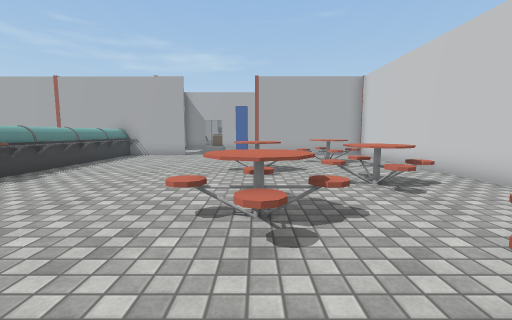
[1] (above)

24 first-person views from a walk through a Unity game level. The camera is 1.2 m above the floor, tilts 6° down and sees 90° across. The floor is counted in squares, 1 m on a side. Each view is taken from the middle of a square. On the plan, view 1 faces up. The plan holds only what a view shows up to about 12 squares ahead; the rest is blank. The place goes on beyond the plan. The player character is not drawn. Some animated figures are left out. Door leaves are left out, so doorways stand open. Some surface patterns are stand-ins.

[2]
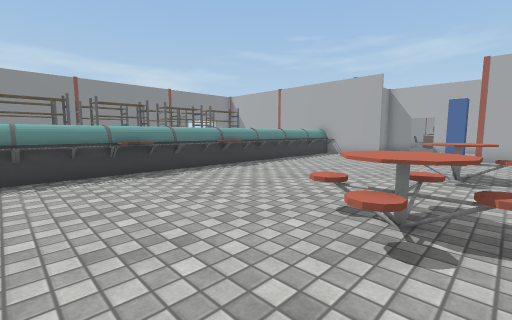

[3]
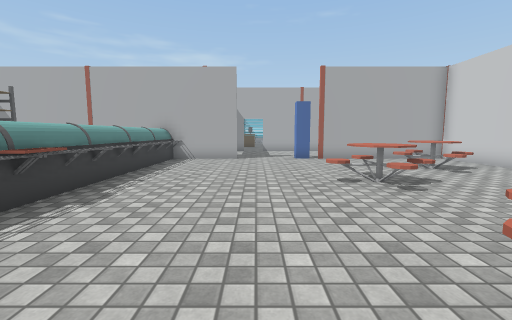

[4]
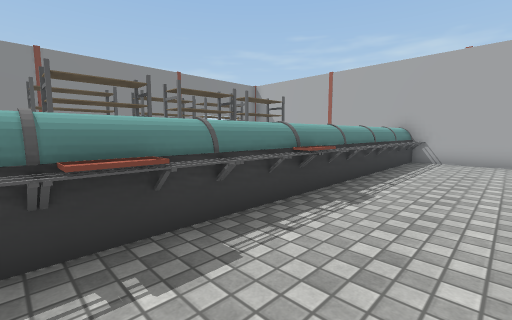

[5]
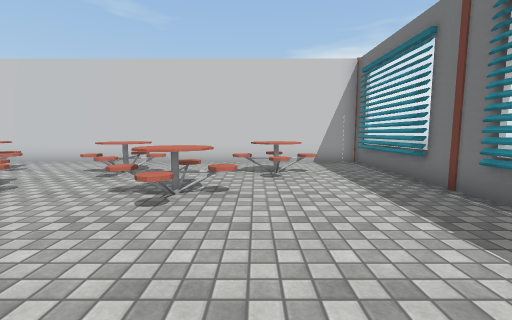

[6]
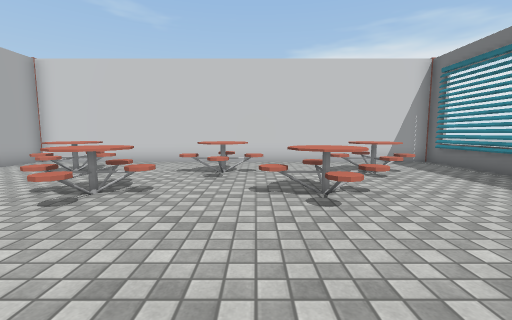

[7]
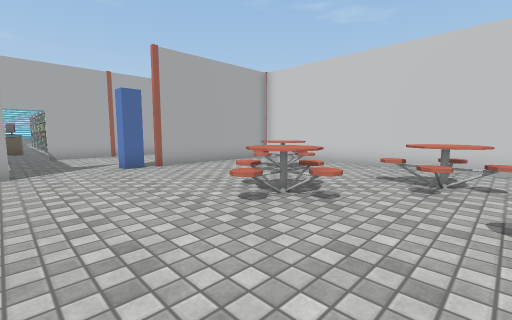

[8]
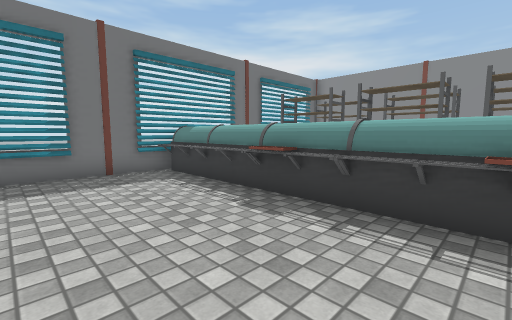

[9]
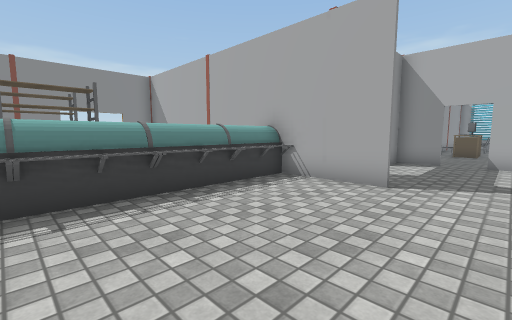

[10]
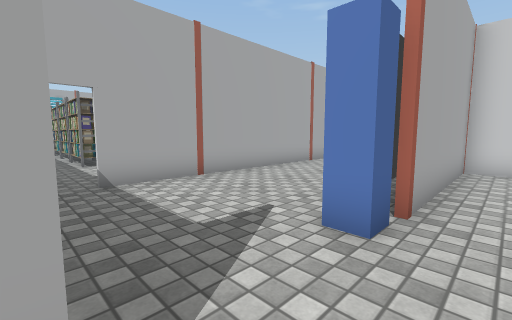

[11]
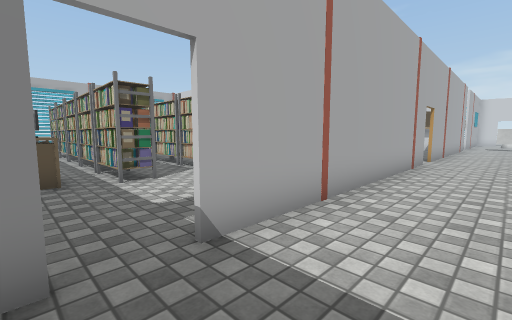

[12]
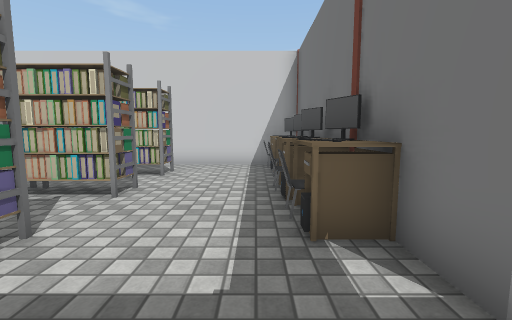

[13]
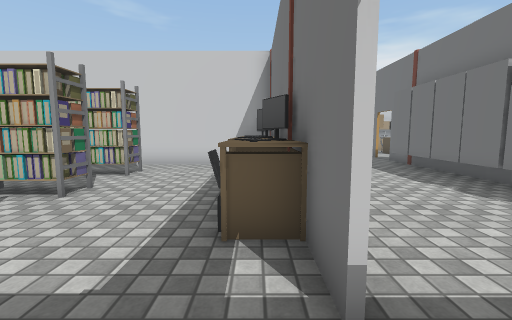

[14]
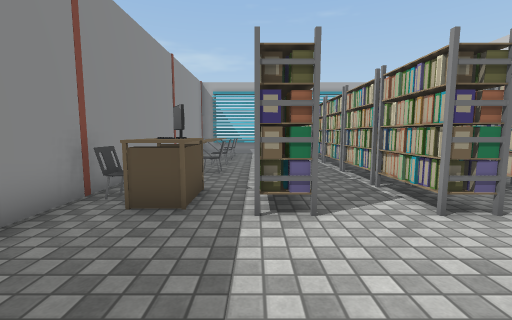

[15]
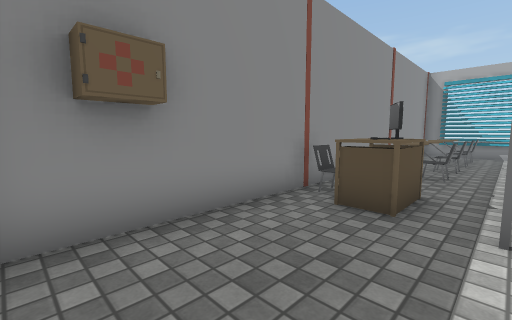

[16]
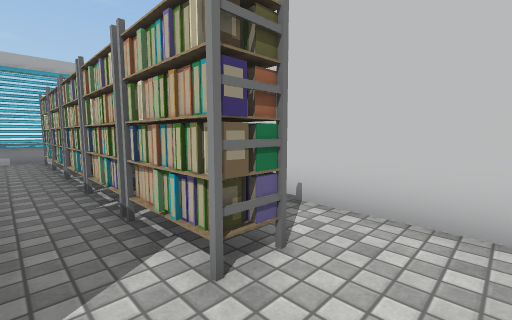

[17]
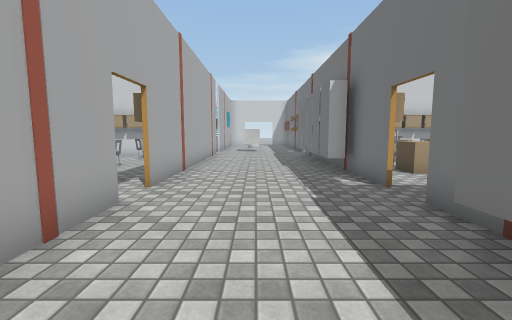

[18]
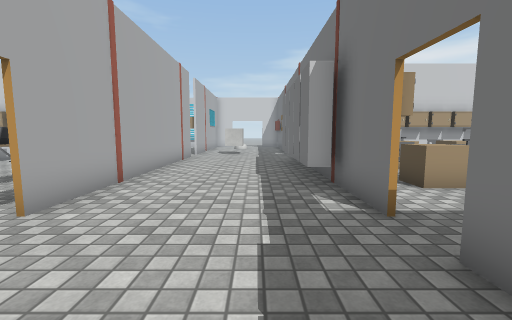

[19]
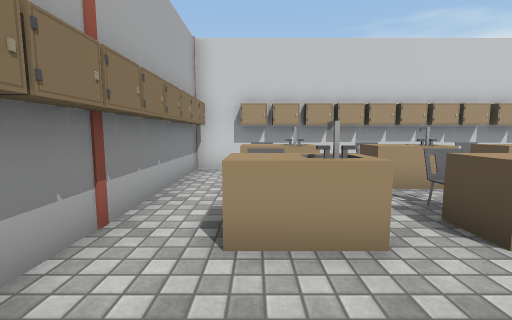

[20]
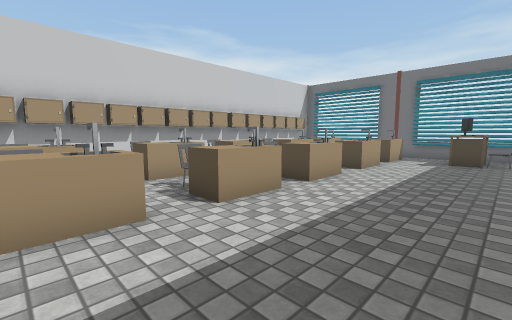

[21]
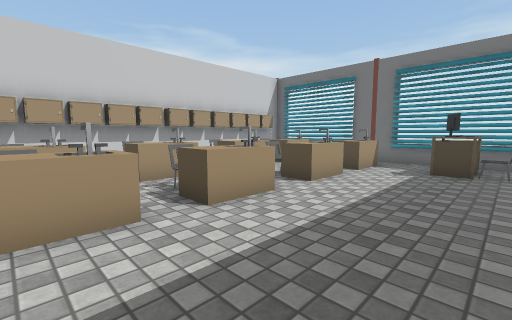

[22]
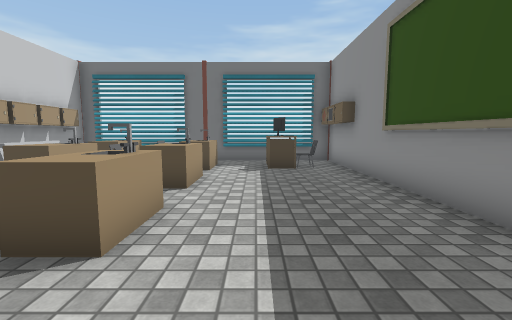

[23]
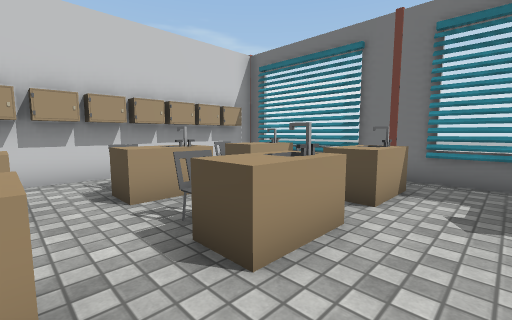

[24]
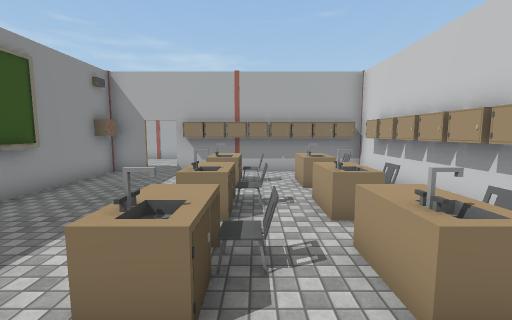

### Floor plan
Points are (right, up) in squares from view 1. A wall is a line through its corners. A room is listed if a view was taken in it or the views show most of it. See-through windows are left out.
Room 1 (views 1, 2, 3, 4, 5, 6, 7, 8, 9, 10)
walls: (-3.9, 14) (-13.2, 14); (-7.1, -2.2) (-2.9, -2.2); (-1, -2.2) (4.5, -2.2); (-11.5, -2.2) (-9.8, -2.2); (5.7, 0.5) (5.7, 14.1); (5.4, 14) (-0.1, 14)
ways out: opening at (5.5, -0.5) to room 2; open door at (-3, 14) to room 2; gap at (0, 14) to room 2
objects: other object (-14, 0) to (-13, 2); other object (-14, 3) to (-13, 5); other object (-14, 6) to (-13, 7); other object (-14, 8) to (-13, 10); other object (-11, 0) to (-11, 2); other object (-11, 3) to (-11, 5); other object (-11, 6) to (-11, 8); other object (-11, 9) to (-11, 10); other object (-8, -1) to (-7, 0); other object (-8, 1) to (-7, 2); other object (-8, 3) to (-7, 4); other object (-8, 5) to (-7, 6); other object (-8, 7) to (-7, 8); other object (-8, 9) to (-7, 10); other object (-8, 11) to (-7, 11); other object (-8, 12) to (-7, 13); other object (-7, 2) to (-7, 3); other object (-7, 6) to (-7, 7); other object (-1, 2) to (1, 5); other object (-1, 7) to (1, 9); other object (2, 0) to (4, 3); other object (2, 5) to (4, 7); other object (2, 10) to (4, 12)
Room 2 (views 11, 17, 18, 19, 20, 21, 22, 23, 24)
walls: (6.2, 9.9) (6.2, 8.9); (7.4, 14) (5.4, 14); (10.5, 14.8) (15.8, 14.8); (5.8, 6) (5.8, 0.5); (5.8, 14) (5.8, 9); (1.8, 14.1) (7.4, 14.1); (7.4, 19.3) (-2.6, 19.3); (1, 14.8) (5.8, 14.8); (16.5, 1.5) (16.5, 14); (17, 19.3) (8.5, 19.3); (8.5, -2.2) (12.1, -2.2); (6.5, -2.2) (7.8, -2.2); (4.5, -2.2) (5.5, -2.2); (15.6, -2.2) (16.5, -2.2); (-3.8, 19.3) (-5.2, 19.3)
low walls: (13, -2.2) (14, -2.2)
ways out: opening at (5.5, -0.5) to room 1; open door at (-3, 14) to room 1; gap at (0, 14) to room 1; opening at (-3, 19) to room 3; opening at (8, 19); open door at (-5, 17)
objects: other object (-1, 14) to (-1, 15); other object (6, -2); other object (6, -1); other object (6, 0); other object (7, 0); other object (8, -1); other object (8, 0); other object (9, 14); other object (10, 14); other object (11, -1) to (11, 1); other object (11, 2) to (11, 3); other object (11, 5) to (11, 7); other object (11, 8) to (11, 9); other object (11, 11) to (11, 12); other object (11, 14); other object (12, 6); other object (12, 9); other object (12, 12); other object (12, 14); other object (13, 14); other object (14, -1) to (14, 1); other object (14, 2) to (14, 3); other object (14, 5) to (14, 7); other object (14, 8) to (14, 9); other object (14, 11) to (14, 12); other object (14, 14); other object (15, 0); other object (15, 3); other object (15, 6); other object (15, 9); other object (15, 12); other object (15, 14); other object (16, -1); other object (16, 0); other object (16, 1); other object (16, 2); other object (16, 3); other object (16, 4); other object (16, 5); other object (16, 6); other object (16, 7); other object (16, 8); other object (16, 9); other object (16, 10); other object (16, 11); other object (16, 12); other object (16, 14)
Room 3 (views 12, 13, 14, 15, 16)
walls: (-2.6, 19.4) (5.7, 19.4) (5.7, 26.4); (-5.2, 30.5) (-5.2, 19.9)
ways out: opening at (-3, 19) to room 2
objects: other object (-5, 25); other object (-4, 24) to (-3, 24); other object (-4, 25); other object (-4, 27) to (-3, 28); other object (-4, 29) to (-4, 30); other object (-3, 25); other object (-2, 24) to (-1, 26); other object (-2, 27) to (-1, 28); other object (-2, 29) to (-1, 29); other object (-2, 30) to (-1, 30); other object (-1, 20); other object (0, 20); other object (0, 21); other object (1, 20) to (2, 20); other object (1, 24) to (1, 26); other object (1, 27) to (1, 28); other object (1, 29); other object (1, 30); other object (2, 21); other object (3, 20); other object (3, 21); other object (3, 24) to (4, 26); other object (3, 27) to (4, 28); other object (3, 29) to (4, 29); other object (3, 30) to (4, 30); other object (4, 20); other object (5, 20); other object (5, 21)

Where each view was taken, in squares from view 1:
view 1: 0 up, 0 right, facing up
view 2: 0 up, 1 right, facing up-left
view 3: 2 up, 3 left, facing up
view 4: 2 up, 4 left, facing up-left
view 5: 2 up, 5 left, facing right
view 6: 5 up, 5 left, facing right
view 7: 5 up, 4 left, facing up-right
view 8: 6 up, 3 left, facing down-left
view 9: 8 up, 2 left, facing up-left
view 10: 13 up, 4 left, facing up-right
view 11: 17 up, 4 left, facing up-right
view 12: 21 up, 4 left, facing right
view 13: 20 up, 4 left, facing right
view 14: 20 up, 2 left, facing up
view 15: 20 up, 2 left, facing up-left
view 16: 22 up, 2 right, facing up-right
view 17: 17 up, 3 right, facing right
view 18: 16 up, 5 right, facing right
view 19: 12 up, 8 right, facing right
view 20: 12 up, 7 right, facing down-right
view 21: 9 up, 7 right, facing down-right
view 22: 9 up, 9 right, facing down
view 23: 5 up, 9 right, facing down-right
view 24: 3 up, 12 right, facing up
